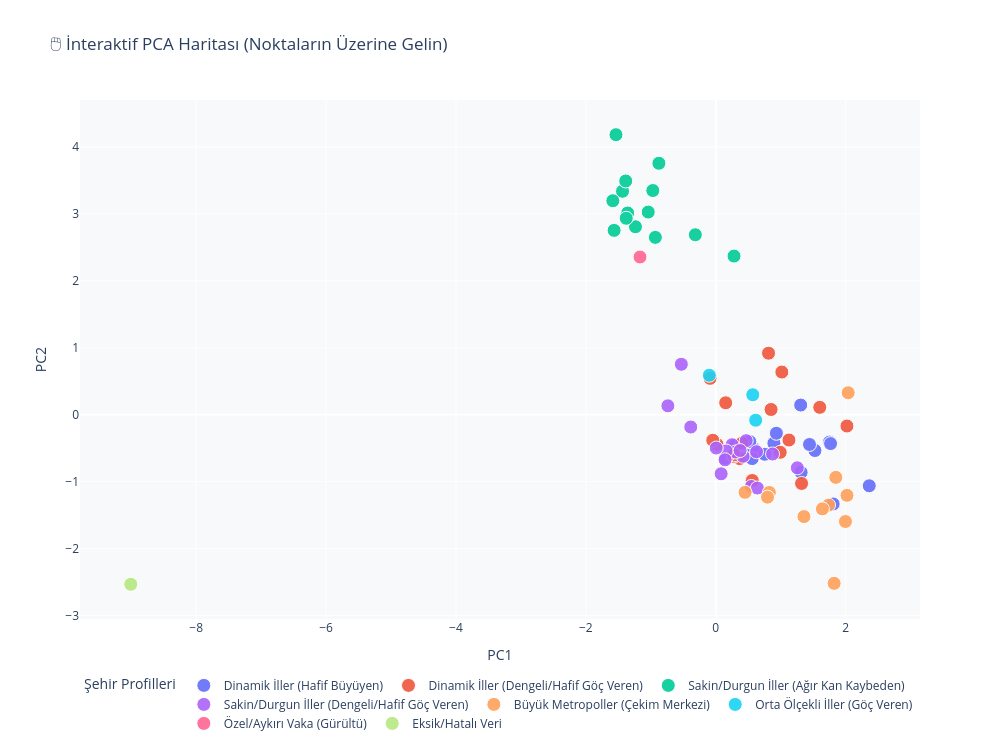

Notebook code cell kept with this figure:
### Code cell
import plotly.express as px

# Eğer isimlerde boşluk (NaN) kaldıysa Plotly o noktaları çizmeyi reddeder. Garantiye alalım:
if 'Kume_Ismi' in df_ml.columns:
    df_ml['Kume_Ismi'] = df_ml['Kume_Ismi'].fillna("Bilinmeyen Kategori")

# En sade ve güvenli Plotly çizimi
fig = px.scatter(
    df_ml, 
    x='PC1', 
    y='PC2', 
    color='Kume_Ismi', 
    hover_name='il',
    # Şekillendirme formatlarını (virgül vb.) kaldırdık, doğrudan sütunları veriyoruz:
    hover_data=['aldigi', 'verdigi', 'net_hiz'], 
    title='🖱️ İnteraktif PCA Haritası (Noktaların Üzerine Gelin)',
    width=1000, 
    height=750
)

# Nokta büyüklüklerini ayarlayalım
fig.update_traces(marker=dict(size=14, line=dict(width=1, color='white')), opacity=0.9)

# Lejant ayarları
fig.update_layout(
    plot_bgcolor='#f8f9fa',
    legend_title_text='Şehir Profilleri',
    legend=dict(orientation="h", yanchor="top", y=-0.1, xanchor="center", x=0.5)
)

fig.show()

### Figure 1 — Plotly figure (JSON) as saved in the notebook; plotly's stock layout.template omitted (floating-point values rounded to 4 significant figures)
{"data": [{"customdata": [[49680.0, 55960.0, -2.746], [19860.0, 21500.0, -2.171], [96030.0, 67650.0, 10.27], [37710.0, 32940.0, 4.083], [11180.0, 12110.0, -3.32], [23330.0, 23950.0, -0.5833], [51440.0, 45080.0, 4.042], [16320.0, 17550.0, -2.779], [57090.0, 52050.0, 2.577], [106100.0, 98730.0, 1.634], [16700.0, 17160.0, -0.799], [33410.0, 35670.0, -1.532], [32150.0, 28690.0, 3.025], [47400.0, 35430.0, 10.95], [9557.0, 10460.0, -2.422], [19290.0, 19530.0, -0.4236]], "hovertemplate": "<b>%{hovertext}</b><br><br>Kume_Ismi=Dinamik İller (Hafif Büyüyen)<br>PC1=%{x}<br>PC2=%{y}<br>aldigi=%{customdata[0]}<br>verdigi=%{customdata[1]}<br>net_hiz=%{customdata[2]}<extra></extra>", "hovertext": ["Adana", "Afyonkarahisar", "Antalya", "Aydın", "Burdur", "Denizli", "Hatay", "Isparta", "Mersin", "İzmir", "Kütahya", "Manisa", "Kahramanmaraş", "Muğla", "Uşak", "Osmaniye"], "legendgroup": "Dinamik İller (Hafif Büyüyen)", "marker": {"color": "#636efa", "line": {"color": "white", "width": 1}, "size": 14, "symbol": "circle"}, "mode": "markers", "name": "Dinamik İller (Hafif Büyüyen)", "opacity": 0.9, "orientation": "v", "showlegend": true, "type": "scatter", "x": [1.308, 0.5761, 2.363, 1.315, 0.2967, 0.7539, 1.752, 0.5256, 1.527, 1.768, 0.5609, 0.895, 1.443, 1.808, 0.1468, 0.9333], "xaxis": "x", "y": [0.1439, -0.5023, -1.062, -0.8617, -0.4557, -0.5911, -0.409, -0.4039, -0.5352, -0.4316, -0.6554, -0.4274, -0.445, -1.333, -0.651, -0.2774], "yaxis": "y"}, {"customdata": [[19960.0, 19340.0, 1.006], [176800.0, 145700.0, 5.288], [13520.0, 12770.0, 3.707], [43670.0, 50320.0, -3.587], [34390.0, 28330.0, 6.548], [54510.0, 47380.0, 3.21], [34610.0, 33640.0, 0.6589], [9729.0, 10900.0, -4.82], [50470.0, 51510.0, -0.4428], [13090.0, 12040.0, 3.295], [13400.0, 13750.0, -0.9155], [19980.0, 26830.0, -10.8], [43660.0, 59280.0, -6.872], [17180.0, 18550.0, -3.308], [12270.0, 12940.0, -1.52], [9440.0, 10930.0, -5.675], [12290.0, 12840.0, -1.971], [7501.0, 8859.0, -8.593]], "hovertemplate": "<b>%{hovertext}</b><br><br>Kume_Ismi=Dinamik İller (Dengeli/Hafif Göç Veren)<br>PC1=%{x}<br>PC2=%{y}<br>aldigi=%{customdata[0]}<br>verdigi=%{customdata[1]}<br>net_hiz=%{customdata[2]}<extra></extra>", "hovertext": ["Adıyaman", "Ankara", "Çankırı", "Diyarbakır", "Eskişehir", "Gaziantep", "Kayseri", "Kırşehir", "Konya", "Nevşehir", "Niğde", "Sivas", "Şanlıurfa", "Yozgat", "Aksaray", "Karaman", "Kırıkkale", "Kilis"], "legendgroup": "Dinamik İller (Dengeli/Hafif Göç Veren)", "marker": {"color": "#EF553B", "line": {"color": "white", "width": 1}, "size": 14, "symbol": "circle"}, "mode": "markers", "name": "Dinamik İller (Dengeli/Hafif Göç Veren)", "opacity": 0.9, "orientation": "v", "showlegend": true, "type": "scatter", "x": [0.8514, 2.02, 0.5523, 1.017, 1.321, 1.601, 0.9924, 0.0193, 1.127, 0.5628, 0.366, 0.153, 0.8127, 0.4059, 0.2736, -0.04617, 0.2763, -0.08787], "xaxis": "x", "y": [0.07773, -0.1694, -0.983, 0.6369, -1.027, 0.1097, -0.562, -0.4443, -0.3785, -0.9826, -0.656, 0.1778, 0.9185, -0.4239, -0.6239, -0.3818, -0.6013, 0.5426], "yaxis": "y"}, {"customdata": [[14900.0, 28350.0, -26.99], [9123.0, 11680.0, -9.027], [13860.0, 17840.0, -10.99], [18480.0, 19490.0, -1.666], [11800.0, 13350.0, -6.464], [20790.0, 30910.0, -13.63], [8952.0, 12300.0, -11.92], [9727.0, 14200.0, -16.5], [31500.0, 28410.0, 4.09], [12060.0, 19000.0, -17.66], [6078.0, 7558.0, -17.24], [31580.0, 51820.0, -18.04], [4914.0, 5916.0, -11.02], [7876.0, 10260.0, -11.54]], "hovertemplate": "<b>%{hovertext}</b><br><br>Kume_Ismi=Sakin/Durgun İller (Ağır Kan Kaybeden)<br>PC1=%{x}<br>PC2=%{y}<br>aldigi=%{customdata[0]}<br>verdigi=%{customdata[1]}<br>net_hiz=%{customdata[2]}<extra></extra>", "hovertext": ["Ağrı", "Bingöl", "Bitlis", "Elazığ", "Erzincan", "Erzurum", "Hakkari", "Kars", "Malatya", "Muş", "Tunceli", "Van", "Ardahan", "Iğdır"], "legendgroup": "Sakin/Durgun İller (Ağır Kan Kaybeden)", "marker": {"color": "#00cc96", "line": {"color": "white", "width": 1}, "size": 14, "symbol": "circle"}, "mode": "markers", "name": "Sakin/Durgun İller (Ağır Kan Kaybeden)", "opacity": 0.9, "orientation": "v", "showlegend": true, "type": "scatter", "x": [-1.536, -1.236, -1.04, -0.3143, -0.93, -0.9695, -1.356, -1.436, 0.2813, -1.386, -1.585, -0.8758, -1.565, -1.378], "xaxis": "x", "y": [4.182, 2.807, 3.026, 2.688, 2.648, 3.348, 3.012, 3.337, 2.369, 3.491, 3.196, 3.755, 2.753, 2.934], "yaxis": "y"}, {"customdata": [[12460.0, 13120.0, -1.93], [7329.0, 8928.0, -9.499], [13140.0, 11700.0, 4.414], [15600.0, 17210.0, -3.096], [16720.0, 17050.0, -0.7249], [9919.0, 13160.0, -23.1], [15000.0, 15730.0, -1.93], [22390.0, 24530.0, -2.776], [12440.0, 13360.0, -2.665], [43570.0, 37790.0, 4.155], [10720.0, 11050.0, -1.465], [32800.0, 32220.0, 0.9449], [23850.0, 24250.0, -0.4942], [17140.0, 18140.0, -1.694], [5064.0, 6388.0, -15.86], [8227.0, 8114.0, 0.5469], [10260.0, 11250.0, -3.95], [14110.0, 12160.0, 4.717]], "hovertemplate": "<b>%{hovertext}</b><br><br>Kume_Ismi=Sakin/Durgun İller (Dengeli/Hafif Göç Veren)<br>PC1=%{x}<br>PC2=%{y}<br>aldigi=%{customdata[0]}<br>verdigi=%{customdata[1]}<br>net_hiz=%{customdata[2]}<extra></extra>", "hovertext": ["Amasya", "Artvin", "Bolu", "Çorum", "Giresun", "Gümüşhane", "Kastamonu", "Ordu", "Rize", "Samsun", "Sinop", "Tokat", "Trabzon", "Zonguldak", "Bayburt", "Bartın", "Karabük", "Düzce"], "legendgroup": "Sakin/Durgun İller (Dengeli/Hafif Göç Veren)", "marker": {"color": "#ab63fa", "line": {"color": "white", "width": 1}, "size": 14, "symbol": "circle"}, "mode": "markers", "name": "Sakin/Durgun İller (Dengeli/Hafif Göç Veren)", "opacity": 0.9, "orientation": "v", "showlegend": true, "type": "scatter", "x": [0.1965, -0.385, 0.5483, 0.2518, 0.4203, -0.5298, 0.3054, 0.469, 0.1602, 1.256, 0.1442, 0.8744, 0.6276, 0.3754, -0.7373, 0.08309, 0.0076, 0.6407], "xaxis": "x", "y": [-0.5979, -0.1843, -1.072, -0.4488, -0.6209, 0.7526, -0.5569, -0.3879, -0.5424, -0.7937, -0.6733, -0.5871, -0.5536, -0.5352, 0.1323, -0.8829, -0.4981, -1.095], "yaxis": "y"}, {"customdata": [[44400.0, 35210.0, 7.179], [9632.0, 9514.0, 0.5154], [75600.0, 64880.0, 3.289], [23550.0, 19080.0, 7.82], [16140.0, 15260.0, 2.095], [329900.0, 371300.0, -2.621], [14520.0, 13500.0, 2.677], [76320.0, 61240.0, 7.001], [35740.0, 27840.0, 7.061], [51530.0, 38290.0, 11.02], [18050.0, 11730.0, 20.48]], "hovertemplate": "<b>%{hovertext}</b><br><br>Kume_Ismi=Büyük Metropoller (Çekim Merkezi)<br>PC1=%{x}<br>PC2=%{y}<br>aldigi=%{customdata[0]}<br>verdigi=%{customdata[1]}<br>net_hiz=%{customdata[2]}<extra></extra>", "hovertext": ["Balıkesir", "Bilecik", "Bursa", "Çanakkale", "Edirne", "İstanbul", "Kırklareli", "Kocaeli", "Sakarya", "Tekirdağ", "Yalova"], "legendgroup": "Büyük Metropoller (Çekim Merkezi)", "marker": {"color": "#FFA15A", "line": {"color": "white", "width": 1}, "size": 14, "symbol": "circle"}, "mode": "markers", "name": "Büyük Metropoller (Çekim Merkezi)", "opacity": 0.9, "orientation": "v", "showlegend": true, "type": "scatter", "x": [1.737, 0.4515, 1.848, 1.358, 0.8255, 2.039, 0.7969, 2.021, 1.642, 1.997, 1.823], "xaxis": "x", "y": [-1.35, -1.16, -0.9363, -1.522, -1.162, 0.328, -1.232, -1.205, -1.407, -1.595, -2.519], "yaxis": "y"}, {"customdata": [[28040.0, 31840.0, -4.196], [21080.0, 21180.0, -0.1509], [14230.0, 19920.0, -9.882]], "hovertemplate": "<b>%{hovertext}</b><br><br>Kume_Ismi=Orta Ölçekli İller (Göç Veren)<br>PC1=%{x}<br>PC2=%{y}<br>aldigi=%{customdata[0]}<br>verdigi=%{customdata[1]}<br>net_hiz=%{customdata[2]}<extra></extra>", "hovertext": ["Mardin", "Batman", "Şırnak"], "legendgroup": "Orta Ölçekli İller (Göç Veren)", "marker": {"color": "#19d3f3", "line": {"color": "white", "width": 1}, "size": 14, "symbol": "circle"}, "mode": "markers", "name": "Orta Ölçekli İller (Göç Veren)", "opacity": 0.9, "orientation": "v", "showlegend": true, "type": "scatter", "x": [0.5694, 0.6147, -0.09884], "xaxis": "x", "y": [0.2977, -0.08283, 0.589], "yaxis": "y"}, {"customdata": [[10200.0, 16700.0, -19.37]], "hovertemplate": "<b>%{hovertext}</b><br><br>Kume_Ismi=Özel/Aykırı Vaka (Gürültü)<br>PC1=%{x}<br>PC2=%{y}<br>aldigi=%{customdata[0]}<br>verdigi=%{customdata[1]}<br>net_hiz=%{customdata[2]}<extra></extra>", "hovertext": ["Siirt"], "legendgroup": "Özel/Aykırı Vaka (Gürültü)", "marker": {"color": "#FF6692", "line": {"color": "white", "width": 1}, "size": 14, "symbol": "circle"}, "mode": "markers", "name": "Özel/Aykırı Vaka (Gürültü)", "opacity": 0.9, "orientation": "v", "showlegend": true, "type": "scatter", "x": [-1.167], "xaxis": "x", "y": [2.355], "yaxis": "y"}, {"customdata": [[0.0, 0.0, 0.0], [0.0, 0.0, 0.0], [0.0, 0.0, 0.0], [0.0, 0.0, 0.0]], "hovertemplate": "<b>%{hovertext}</b><br><br>Kume_Ismi=Eksik/Hatalı Veri<br>PC1=%{x}<br>PC2=%{y}<br>aldigi=%{customdata[0]}<br>verdigi=%{customdata[1]}<br>net_hiz=%{customdata[2]}<extra></extra>", "hovertext": ["TÜİK, İç Göç İstatistikleri, 2025", "TurkStat, Internal Migration Statistics, 2025", "0 Gerçek sıfır veya kullanılan birimin yarısından azdır. ", "0 True zero or magnitude less than half of the unit employed."], "legendgroup": "Eksik/Hatalı Veri", "marker": {"color": "#B6E880", "line": {"color": "white", "width": 1}, "size": 14, "symbol": "circle"}, "mode": "markers", "name": "Eksik/Hatalı Veri", "opacity": 0.9, "orientation": "v", "showlegend": true, "type": "scatter", "x": [-9.008, -9.008, -9.008, -9.008], "xaxis": "x", "y": [-2.533, -2.533, -2.533, -2.533], "yaxis": "y"}], "layout": {"height": 750, "legend": {"orientation": "h", "title": {"text": "Şehir Profilleri"}, "tracegroupgap": 0, "x": 0.5, "xanchor": "center", "y": -0.1, "yanchor": "top"}, "plot_bgcolor": "#f8f9fa", "title": {"text": "🖱️ İnteraktif PCA Haritası (Noktaların Üzerine Gelin)"}, "width": 1000, "xaxis": {"anchor": "y", "domain": [0, 1], "title": {"text": "PC1"}}, "yaxis": {"anchor": "x", "domain": [0, 1], "title": {"text": "PC2"}}}}
